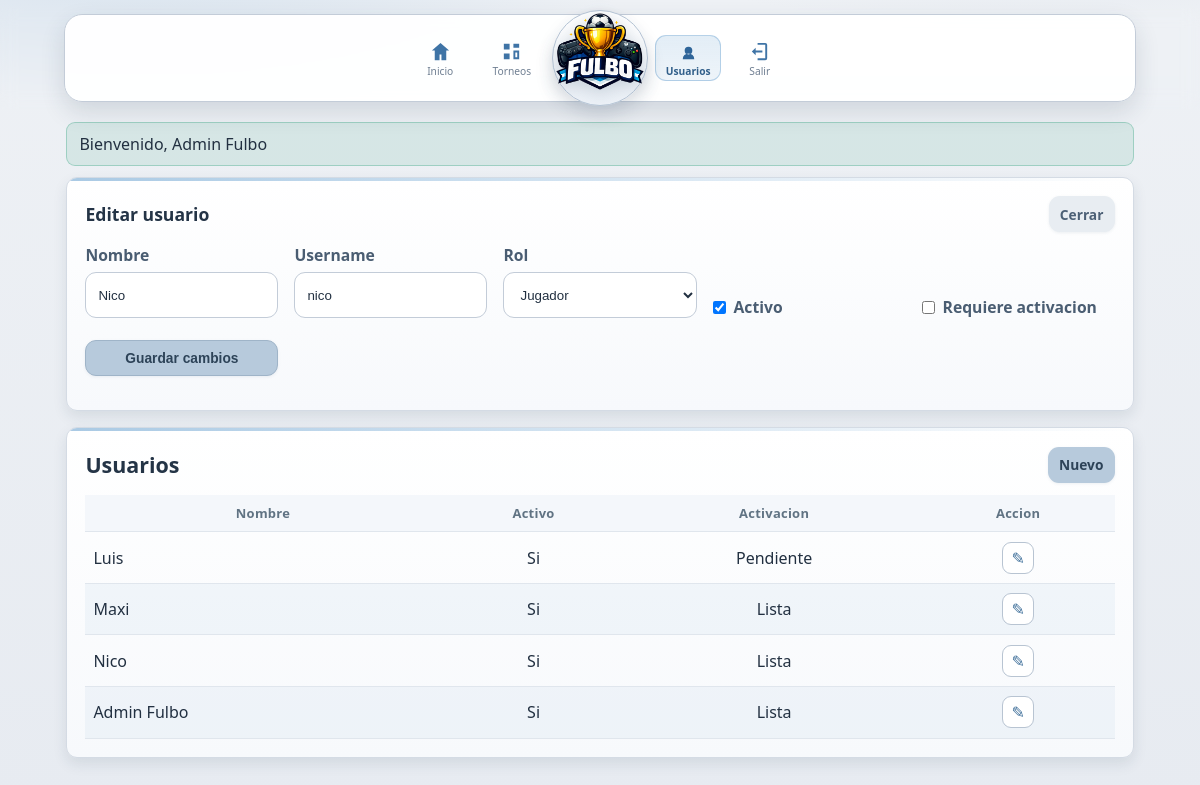
/admin/usuarios?edit_id=2 (signed in), run on the app's committed database.
### tables this page shows
CREATE TABLE usuarios (
  id INT UNSIGNED AUTO_INCREMENT PRIMARY KEY,
  nombre VARCHAR(100) NOT NULL,
  username VARCHAR(50) NOT NULL UNIQUE,
  rol_id TINYINT UNSIGNED NOT NULL,
  activo TINYINT(1) NOT NULL DEFAULT 1,
  pin_hash VARCHAR(255) NULL,
  requiere_activacion TINYINT(1) NOT NULL DEFAULT 1,
  ultimo_login_at DATETIME NULL,
  fecha_creacion DATETIME NOT NULL DEFAULT CURRENT_TIMESTAMP,
  fecha_actualizacion DATETIME NOT NULL DEFAULT CURRENT_TIMESTAMP ON UPDATE CURRENT_TIMESTAMP,
  CONSTRAINT fk_usuarios_roles FOREIGN KEY (rol_id) REFERENCES roles(id)
);

CREATE TABLE roles (
  id TINYINT UNSIGNED AUTO_INCREMENT PRIMARY KEY,
  name VARCHAR(30) NOT NULL,
  slug VARCHAR(30) NOT NULL UNIQUE
);

### app/core/View.php (called while the page is built, shortened)
<?php
class View
{
    public function render(string $view, array $data = [], string $layout = 'layouts/app'): void
    {
        $viewFile = \root_path('views/' . $view . '.php');
        extract($data, EXTR_SKIP);
        require $viewFile;
    }
}

### app/controllers/AdminUserController.php (called while the page is built, shortened)
<?php
class AdminUserController extends BaseController
{
    private UserRepository $users;
    private RoleRepository $roles;
    public function __construct()
    {
        $this->users = new UserRepository();
        $this->roles = new RoleRepository();
    }
    public function index(Request $request): void
    {
        $editId = $request->input('edit_id') ? (int) $request->input('edit_id') : null;
        $showForm = $request->input('form') === '1';
        $editUser = null;
        if ($editId) {
            $editUser = $this->users->findById($editId);
            $showForm = $editUser !== null;
        }
        $this->view->render('admin/users', [
            'title' => 'Gestion de usuarios',
            'users' => $this->users->all(null),
            'roles' => $this->roles->all(),
            'editUser' => $editUser,
            'showForm' => $showForm,
        ]);
    }
}

### public/index.php (called while the page is built, shortened)
<?php
require_once dirname(__DIR__) . '/app/helpers/common.php';
$router = new Router();
$request = new Request();
$router->dispatch($request);

### app/helpers/common.php (called while the page is built, shortened)
<?php
if (!function_exists('root_path')) {
    function root_path(string $path = ''): string
    {
        $root = dirname(__DIR__, 2);
        return $path !== '' ? $root . DIRECTORY_SEPARATOR . $path : $root;
    }
}
if (!function_exists('base_path_url')) {
    function base_path_url(): string
    {
        $app = config('app');
        $path = '';
        if (!empty($app['base_url'])) {
            $path = parse_url($app['base_url'], PHP_URL_PATH) ?: '';
        }
        $path = trim((string) $path);
        if ($path === '' || $path === '/') {
            return '';
        }
        return '/' . trim($path, '/');
    }
}
if (!function_exists('url')) {
    function url(string $path = '/'): string
    {
        $base = base_path_url();
        return $base . '/' . ltrim($path, '/');
    }
}
if (!function_exists('config')) {
    function config(string $file): array
    {
        static $cache = [];
        if (!isset($cache[$file])) {
            $cache[$file] = require root_path('config/' . $file . '.php');
        }
        return $cache[$file];
    }
}
if (!function_exists('e')) {
    function e(string|null $value): string
    {
        return htmlspecialchars((string) $value, ENT_QUOTES, 'UTF-8');
    }
}

### config/app.php (called while the page is built, shortened)
<?php
return [
    'name' => 'Fulbo',
    'env' => $_ENV['APP_ENV'] ?? 'production',
    'debug' => filter_var($_ENV['APP_DEBUG'] ?? false, FILTER_VALIDATE_BOOL),
    'base_url' => $_ENV['APP_URL'] ?? '',
    'timezone' => $_ENV['APP_TIMEZONE'] ?? 'America/Argentina/Buenos_Aires',
    'session_name' => 'fulbo_session',
    'csrf_key' => 'fulbo_csrf',
    'pwa_cache_version' => 'v1',
];

### config/database.php (called while the page is built, shortened)
<?php
return [
    'host' => $_ENV['DB_HOST'] ?? '127.0.0.1',
    'port' => (int) ($_ENV['DB_PORT'] ?? 3306),
    'name' => $_ENV['DB_NAME'] ?? 'fulbo',
    'user' => $_ENV['DB_USER'] ?? 'root',
    'pass' => $_ENV['DB_PASS'] ?? '',
    'charset' => 'utf8mb4',
];

### app/core/Database.php (called while the page is built, shortened)
<?php
class Database
{
    private static ?PDO $pdo = null;
    public static function connection(array $config): PDO
    {
        if (self::$pdo instanceof PDO) {
            return self::$pdo;
        }
        $dsn = sprintf(
            'mysql:host=%s;port=%d;dbname=%s;charset=%s',
            $config['host'],
            $config['port'],
            $config['name'],
            $config['charset']
        );
        try {
            self::$pdo = new PDO($dsn, $config['user'], $config['pass'], [
                PDO::ATTR_ERRMODE => PDO::ERRMODE_EXCEPTION,
                PDO::ATTR_DEFAULT_FETCH_MODE => PDO::FETCH_ASSOC,
                PDO::ATTR_EMULATE_PREPARES => false,
            ]);
        } catch (PDOException $e) {
            throw new PDOException('No se pudo conectar a la base de datos.');
        }
        return self::$pdo;
    }
}

### app/core/Request.php (called while the page is built, shortened)
<?php
class Request
{
    public function input(string $key, mixed $default = null): mixed
    {
        return $_POST[$key] ?? $_GET[$key] ?? $default;
    }
}

### app/repositories/BaseRepository.php (called while the page is built, shortened)
<?php
abstract class BaseRepository
{
    public function __construct()
    {
        $this->db = Database::connection(config('database'));
    }
}

### app/repositories/UserRepository.php (called while the page is built, shortened)
<?php
class UserRepository extends BaseRepository
{
    public function findById(int $id): ?array
    {
        $stmt = $this->db->prepare(
            'SELECT u.*, r.slug AS role_slug, r.name AS role_name
             FROM usuarios u
             INNER JOIN roles r ON r.id = u.rol_id
             WHERE u.id = :id
             LIMIT 1'
        );
        $stmt->execute(['id' => $id]);
        return $stmt->fetch() ?: null;
    }
    public function all(?int $active = null): array
    {
        $sql = 'SELECT u.id, u.nombre, u.username, u.rol_id, u.activo, u.requiere_activacion, r.slug AS role_slug
                FROM usuarios u
                INNER JOIN roles r ON r.id = u.rol_id';
        $params = [];
        $sql .= ' ORDER BY u.fecha_creacion DESC';
        $stmt = $this->db->prepare($sql);
        $stmt->execute($params);
        return $stmt->fetchAll();
    }
}

### app/repositories/RoleRepository.php (called while the page is built, shortened)
<?php
class RoleRepository extends BaseRepository
{
    public function all(): array
    {
        return $this->db->query('SELECT id, name, slug FROM roles ORDER BY id')->fetchAll();
    }
}

### views/admin/users.php (the view, shortened to what this page needs)
<?php
$isEditing = !empty($editUser);
$formVisible = !empty($showForm) || $isEditing;
?>
<?php if ($formVisible): ?>
<section class="card admin-card">
    <div class="card-head">
        <h2><?= $isEditing ? 'Editar usuario' : 'Nuevo usuario' ?></h2>
        <a href="<?= e(url('/admin/usuarios')) ?>" class="btn btn-outline btn-sm">Cerrar</a>
    </div>
    <form method="post" action="<?= e(url($isEditing ? '/admin/usuarios/editar' : '/admin/usuarios/crear')) ?>" class="grid-form admin-form-grid">
        <label class="admin-label">
            Nombre
            <input name="nombre" required placeholder="Nombre visible" value="<?= e($editUser['nombre'] ?? '') ?>">
        </label>
        <label class="admin-label">
            Username
            <input name="username" required placeholder="username unico" value="<?= e($editUser['username'] ?? '') ?>">
        </label>
        <label class="admin-label">
            Rol
            <select name="rol_id" required>
                <?php foreach ($roles as $role): ?>
                    <option value="<?= (int) $role['id'] ?>" <?= $isEditing && (int) $role['id'] === (int) $editUser['rol_id'] ? 'selected' : '' ?>><?= e($role['name']) ?></option>
                <?php endforeach; ?>
            </select>
        </label>
        <?php if ($isEditing): ?>
            <label class="admin-label inline-check">
                <input type="checkbox" name="activo" <?= (int) $editUser['activo'] === 1 ? 'checked' : '' ?>>
                <span>Activo</span>
            </label>
            <label class="admin-label inline-check">
                <input type="checkbox" name="requiere_activacion" <?= (int) $editUser['requiere_activacion'] === 1 ? 'checked' : '' ?>>
                <span>Requiere activacion</span>
            </label>
        <?php endif; ?>
        <div class="admin-actions-row">
            <button class="btn btn-primary btn-sm btn-block" type="submit"><?= $isEditing ? 'Guardar cambios' : 'Crear usuario' ?></button>
        </div>
    </form>
</section>
<?php endif; ?>
<section class="card admin-card">
    <div class="card-head">
        <h1>Usuarios</h1>
        <a href="<?= e(url('/admin/usuarios?form=1')) ?>" class="btn btn-primary btn-sm">Nuevo</a>
    </div>
    <div class="table-wrap">
        <table class="users-table">
            <thead><tr><th>Nombre</th><th>Activo</th><th>Activacion</th><th>Accion</th></tr></thead>
            <tbody>
            <?php foreach ($users as $u): ?>
                <tr>
                    <td><?= e($u['nombre']) ?></td>
                    <td><?= (int) $u['activo'] === 1 ? 'Si' : 'No' ?></td>
                    <td><?= (int) $u['requiere_activacion'] === 1 ? 'Pendiente' : 'Lista' ?></td>
                    <td>
                        <a class="icon-link" title="Editar" href="<?= e(url('/admin/usuarios?edit_id=' . (int) $u['id'])) ?>">✎</a>
                    </td>
                </tr>
            <?php endforeach; ?>
            </tbody>
        </table>
    </div>
</section>

### public/assets/css/app.css (style rules this page uses)
:root { --bg: #eef1f5; --bg-soft: #e7ebf1; --surface: #ffffff; --surface-soft: #f7f9fc; --line: #d4dbe4; --line-strong: #c3ccd8; --text: #223041; --muted: #6f7f92; --accent: #3f74a6; --accent-soft: #71a6d2; --success: #34a47f; --danger: #cf5468; --radius-sm: 9px; --radius-md: 11px; --radius-lg: 18px; --space-1: .25rem; --space-2: .5rem; --space-3: .75rem; --space-4: 1rem; --space-5: 1.25rem; --shadow-1: 0 6px 14px rgba(34, 54, 78, .1); --shadow-2: 0 10px 24px rgba(34, 54, 78, .14); --table-row-even: rgba(116, 160, 201, .08); --table-row-hover: rgba(116, 160, 201, .14); }
* { box-sizing: border-box; }
html, body { overflow-x: hidden; overscroll-behavior-y: none; }
html.no-scroll, html.no-scroll body { overflow-y: hidden; }
body { margin: 0; min-height: 100vh; color: var(--text); font-family: "Trebuchet MS", "Segoe UI", sans-serif; background: radial-gradient(900px 340px at 12% -12%, rgba(120, 168, 211, .26), transparent 60%), radial-gradient(1000px 360px at 88% -25%, rgba(180, 194, 212, .42), transparent 64%), linear-gradient(180deg, var(--bg), var(--bg-soft)); }
a { color: var(--accent); text-decoration: none; }
h1, h2, h3 { margin: 0; }
section.card + section.card { margin-top: calc(var(--space-4) - var(--space-1)); }
.hero, .card, .auth-card { border: 1px solid var(--line); border-radius: var(--radius-md); background: linear-gradient(180deg, var(--surface), var(--surface-soft)); box-shadow: var(--shadow-1); }
.card h1, .card h2, .card h3 { color: #243446; }
.card h1 { font-size: 1.34rem; font-weight: 700; }
.card h2 { font-size: 1.1rem; font-weight: 700; }
label { color: #4a5d72; font-size: .96rem; font-weight: 600; }
.card { position: relative; overflow: hidden; padding: 1.05rem; }
.card::before { content: ""; position: absolute; top: 0; left: 0; right: 0; height: 3px; border-radius: var(--radius-md) var(--radius-md) 0 0; background: linear-gradient(90deg, rgba(113, 166, 210, .6), rgba(113, 166, 210, 0)); }
.card { margin-bottom: var(--space-4); }
.card-head { display: flex; justify-content: space-between; align-items: center; gap: .6rem; margin-bottom: var(--space-3); }
.grid-form { display: grid; gap: .65rem; grid-template-columns: repeat(auto-fit, minmax(180px, 1fr)); align-items: end; }
input, select, button { width: 100%; border-radius: var(--radius-md); border: 1px solid var(--line-strong); background: #fff; color: var(--text); min-height: 46px; padding: .66rem .75rem; transition: border-color .16s ease, box-shadow .16s ease, background-color .16s ease, transform .12s ease; }
select { line-height: 1.25; }
input::placeholder { color: #97a5b5; }
input, select, button, a { touch-action: manipulation; }
button { cursor: pointer; }
.btn { display: inline-flex; justify-content: center; align-items: center; font-weight: 700; }
.btn-primary { background: #b7cadc; border-color: #9fb4c8; color: #2d4358; box-shadow: 0 1px 3px rgba(91, 122, 152, .1); }
.btn-outline { background: #e8edf2; border-color: #b3c2d2; color: #4c6076; box-shadow: 0 1px 3px rgba(80, 104, 129, .1); }
.btn-sm { width: auto; min-height: 36px; padding: .48rem .7rem; font-size: .86rem; }
.btn-block { width: 100%; }
button, .btn, .nav-icon-link, .icon-link, .install-btn { border-radius: var(--radius-md); }
.table-wrap { width: 100%; overflow-x: auto; }
table { width: 100%; min-width: 0; border-collapse: collapse; }
th, td { padding: .58rem .5rem; border-bottom: 1px solid #e0e6ed; }
td { text-align: left; }
th { text-align: center; color: #607383; font-size: .81rem; letter-spacing: .02em; background: #f4f7fb; font-weight: 700; }
tbody tr:nth-child(even) td { background: var(--table-row-even); }
.admin-card { padding: 1.15rem; }
.admin-form-grid { gap: 1rem; margin-bottom: 1rem; }
.admin-label { display: grid; gap: .38rem; margin-bottom: .35rem; font-size: .98rem; }
.admin-label.inline-check { display: inline-flex; align-items: center; gap: .5rem; }
.admin-label.inline-check input[type="checkbox"] { width: auto; min-height: auto; margin: 0; }
.admin-actions-row { display: flex; align-items: center; gap: .6rem; flex-wrap: wrap; }
.icon-link { display: inline-flex; align-items: center; justify-content: center; width: 32px; height: 32px; border-radius: var(--radius-sm); border: 1px solid #b8c4d2; background: #fff; color: #3d6e99; font-size: 1rem; }
.users-table td:nth-child(1) { text-align: left; }
.users-table td:nth-child(2), .users-table td:nth-child(3), .users-table td:nth-child(4) { text-align: center; }

### data on the page
usuarios: nombre "Nico", username "nico", rol_id "Jugador", activo "☑", shows "Si", shows "Lista"
usuarios: nombre "Luis", activo "Si", requiere_activacion "Pendiente"
usuarios: nombre "Maxi", activo "Si", requiere_activacion "Lista"
usuarios: nombre "Admin Fulbo", activo "Si", requiere_activacion "Lista"

### other printed values
$flash['message'] "Bienvenido, Admin Fulbo"
